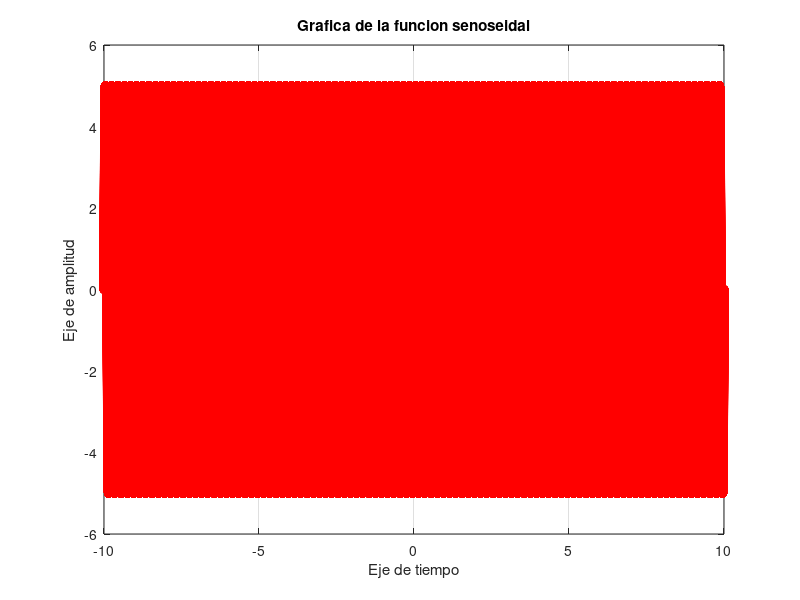

This figure's MATLAB source:
t = -10:0.00001:10;
a = input("Ingrese la amplitud");
f = input("Ingrese la frecuencia");
y = a*sin(2*pi*f*t);
plot(t,y,'ro');
xlabel('Eje de tiempo');
ylabel('Eje de amplitud'); 
title('Grafica de la funcion senoseidal');
grid on